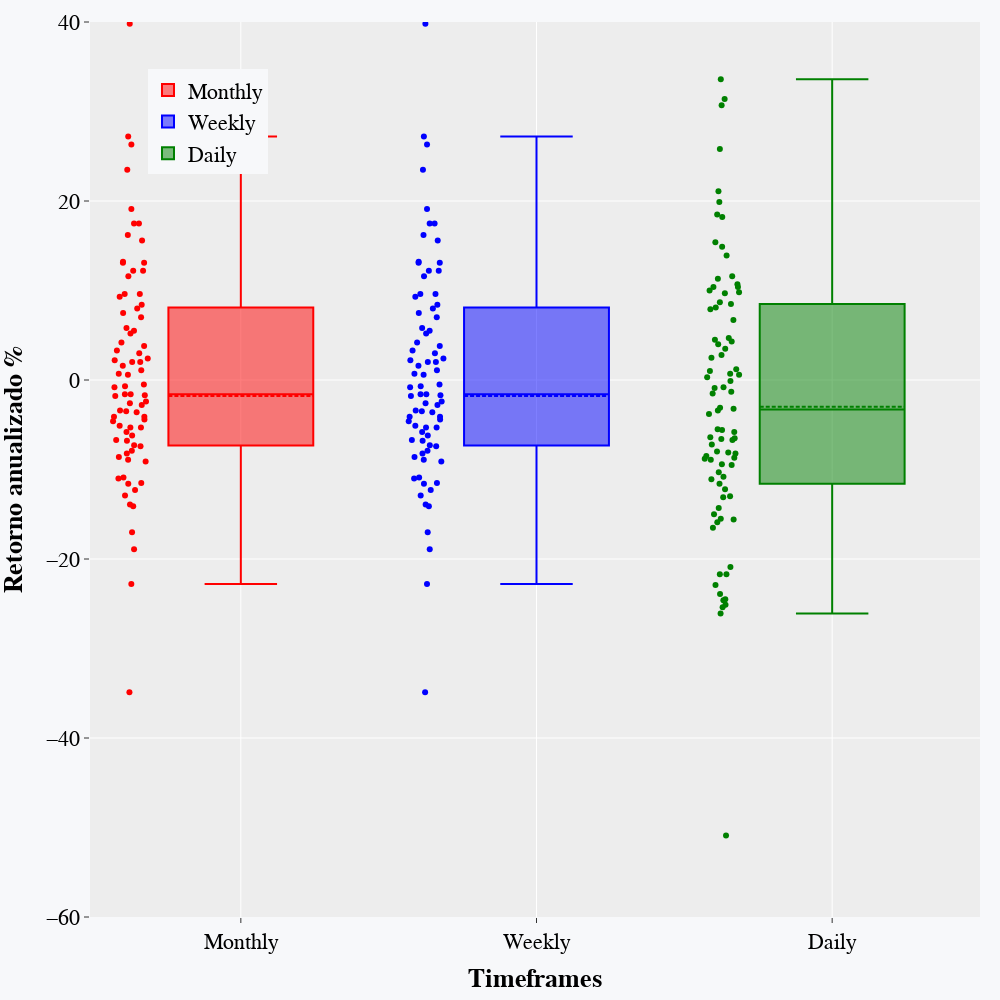

This figure's notebook cell:
### Code cell
fig_box = go.Figure()

fig_box.add_trace(go.Box(
            y=result_final.monthly[~result_final.monthly.isna()],
            name="Monthly",
            marker_color="red",
            boxpoints="all", boxmean=True))

fig_box.add_trace(go.Box(
            y=result_final.monthly[~result_final.weekly.isna()],
            name="Weekly",
            marker_color="blue",
            boxpoints="all", boxmean=True))

fig_box.add_trace(go.Box(
            y=result_final.daily[~result_final.daily.isna()],
            name="Daily",
            marker_color="green",
            boxpoints="all", boxmean=True))

fig_box.update_layout(title='', xaxis_title="<b>Timeframes",
                yaxis_title="<b>Retorno anualizado %", legend_title="",
                font=dict(family="Arial, Arial, Arial",size=22,color="black"),
                margin=dict(l=50, r=20, t=20, b=20), template = 'ggplot2', paper_bgcolor="#f7f8fa",
                legend=dict(orientation="v",yanchor="bottom",y=0.83,xanchor="right",x=0.20),
                yaxis=dict(range=[-60, 40]),
                width=1000,height=1000)

fig_box.show()

### Figure 1 — Plotly figure (JSON) as saved in the notebook; plotly's stock layout.template omitted (floating-point values rounded to 4 significant figures)
{"data": [{"boxmean": true, "boxpoints": "all", "marker": {"color": "red"}, "name": "Monthly", "type": "box", "y": [1.1, -6.8, -0.8, -100, 3, -5.1, 2, -100, -1.6, -2.8, 8.4, 9.6, -0.5, -11, -12.9, -22.8, 23.5, 17.5, 13.2, -7.9, 12.2, -3.4, -6.7, -100, -6.2, 3.8, -13.9, 0.6, 17.5, 16.2, -7.4, 8, -8.2, 9.6, -12.3, -11.5, -4.1, 0.7, 13.1, -8.6, 11.6, 15.6, 5.8, 26.3, 43.9, -4.1, 12.2, -7.3, 3.3, 1.6, 2, -2.6, 4.2, 19.1, 57.5, -8.9, -10.9, -1.6, 5.5, -0.7, -1.7, -5.8, 39.8, 7.5, 5.2, 2.4, -5.3, -18.9, -5.3, 9.3, -4.4, -9.1, -14.1, -2.4, -11.6, -4.6, -3.5, 13.1, 27.2, -1.8, -17, -34.9, 2.2, 7, -3.6]}, {"boxmean": true, "boxpoints": "all", "marker": {"color": "blue"}, "name": "Weekly", "type": "box", "y": [1.1, -6.8, -0.8, -100, 3, -5.1, 2, -100, -1.6, -2.8, 8.4, 9.6, -0.5, -11, -12.9, -22.8, 23.5, 17.5, 13.2, null, -7.9, 12.2, -3.4, -6.7, -100, -6.2, 3.8, -13.9, 0.6, 17.5, 16.2, -7.4, 8, -8.2, 9.6, -12.3, -11.5, -4.1, 0.7, 13.1, -8.6, 11.6, 15.6, 5.8, 26.3, 43.9, -4.1, 12.2, -7.3, null, 3.3, 1.6, 2, -2.6, 4.2, 19.1, 57.5, -8.9, -10.9, -1.6, 5.5, -0.7, -1.7, -5.8, null, 39.8, 7.5, 5.2, 2.4, null, null, -5.3, -18.9, -5.3, 9.3, -4.4, -9.1, -14.1, -2.4, -11.6, -4.6, -3.5, 13.1, 27.2, -1.8, -17, -34.9, 2.2, 7, -3.6]}, {"boxmean": true, "boxpoints": "all", "marker": {"color": "green"}, "name": "Daily", "type": "box", "y": [4.5, -1.5, -9.5, -100, 2.5, -12.2, -6.6, 9.8, -23.9, 8.1, 4.3, 3.5, 2.8, 19.9, 18.2, 10.4, 4, 6.7, 15.4, -26.1, -6.4, -15.6, -3.1, -5.6, 18.5, -5.8, -22.9, -13.1, -100, 42, 8.5, -10.8, 1.2, -1.3, -24.6, -3.8, -5.5, -8.7, -21.7, -11.6, -24.5, -14.3, 10, -15.5, 10.4, 13.9, 25.8, 7.9, 11.3, -50.9, -3.2, -9.4, -20.9, -0.9, 1, 33.6, 30.7, 0.7, -8, -13, -8.9, 0.3, 10.7, 11.6, -25.1, 31.4, -3.4, -6.7, -6.5, -15, 21.1, -8.5, 99.6, -8.2, -10.3, -11.1, -7.2, -0.8, 9.7, -15.9, -16.5, -8.8, 4.7, 14.9, -8.1, -21.7, -0.1, -25.4, 0.6, 8.7]}], "layout": {"font": {"color": "black", "family": "Arial, Arial, Arial", "size": 22}, "height": 1000, "legend": {"orientation": "v", "title": {"text": ""}, "x": 0.2, "xanchor": "right", "y": 0.83, "yanchor": "bottom"}, "margin": {"b": 20, "l": 50, "r": 20, "t": 20}, "paper_bgcolor": "#f7f8fa", "title": {"text": ""}, "width": 1000, "xaxis": {"title": {"text": "<b>Timeframes"}}, "yaxis": {"range": [-60, 40], "title": {"text": "<b>Retorno anualizado %"}}}}
